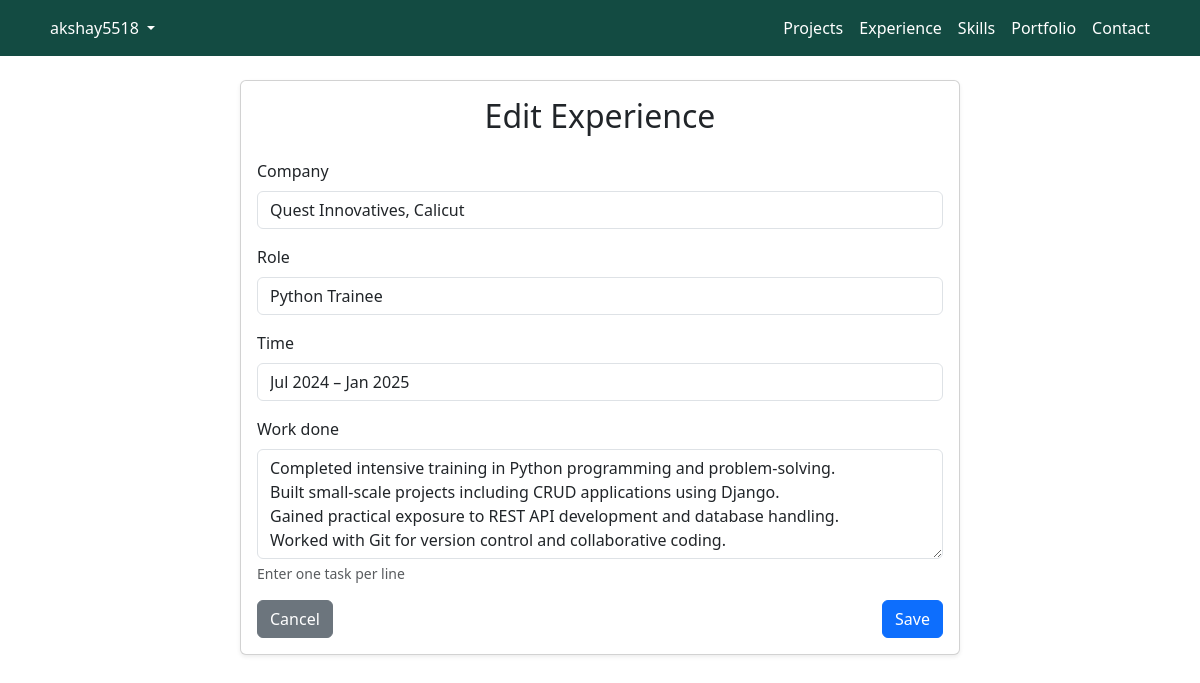
Screenshot of /experience/2/edit/ (signed in) with the database file from the repository.
### Portfolio_App/models.py (models this page shows, shortened)
class Experience(models.Model):
    company = models.CharField(max_length=200)
    role = models.CharField(max_length=200)
    time = models.CharField(max_length=100)
    work_done = models.JSONField()

### Portfolio_Admin_App/views.py (the view)
# urls.py: path('experience/<int:pk>/edit/', experience_edit, name='experience_edit'),
@login_required(login_url='login')
def experience_edit(request, pk):
    exp = get_object_or_404(Experience, pk=pk)
    if request.method == 'POST':
        form = ExperienceForm(request.POST, instance=exp)
        if form.is_valid():
            form.save()
            return redirect('experience')
    else:
        form = ExperienceForm(instance=exp)
    return render(request, 'experience_form.html', {'form': form, 'title': 'Edit Experience'})

### Portfolio_Admin_App/forms.py (shortened to what this page needs)
class ExperienceForm(forms.ModelForm):
    work_done = forms.CharField(
        widget=forms.Textarea(attrs={"class": "form-control", "rows": 4}),
        help_text="Enter one task per line"
    )
    class Meta:
        model = Experience
        fields = ['company', 'role', 'time', 'work_done']
    def __init__(self, *args, **kwargs):
        super().__init__(*args, **kwargs)
        for field_name, field in self.fields.items():
            if field_name != 'work_done':  # work_done already styled above
                field.widget.attrs['class'] = 'form-control'
        if self.instance and isinstance(self.instance.work_done, list):
            self.initial['work_done'] = "\n".join(self.instance.work_done)

### Portfolio_Admin_App/templates/experience_form.html (shortened to what this page needs)
{% extends "base.html" %}
{% block content %}
<div class="container">
    <div class="row justify-content-center">
        <div class="col-md-8">
            <div class="card shadow-sm">
                <div class="card-body">
                    <h2 class="mb-4 text-center">{{ title }}</h2>
                    <form method="post">
                        {% for field in form %}
                            <div class="mb-3">
                                <label class="form-label">{{ field.label }}</label>
                                {{ field }}
                                {% if field.help_text %}
                                    <div class="form-text">{{ field.help_text }}</div>
                                {% endif %}
                            </div>
                        {% endfor %}
                        <div class="d-flex justify-content-between">
                            <a href="{% url 'experience' %}" class="btn btn-secondary">Cancel</a>
                            <button type="submit" class="btn btn-primary">Save</button>
                        </div>
                    </form>
                </div>
            </div>
        </div>
    </div>
</div>
{% endblock %}

### Portfolio_Admin_App/templates/base.html (shortened to what this page needs)
{% load static %}
<!DOCTYPE html>
<html lang="en">
<head>
    <link rel="stylesheet" href="https://cdn.jsdelivr.net/npm/bootstrap@5.3.2/dist/css/bootstrap.min.css">
    <link rel="stylesheet" href="{% static 'css/dashboard.css' %}">
    <link rel="stylesheet" href="{% static 'css/experience.css' %}">
</head>
<body>
    <nav class="navbar navbar-expand-lg" style="background-color: #134b42;">
        <div class="container">
            <div class="collapse navbar-collapse" id="navbarContent">
                {% if request.user.is_authenticated %}
                <ul class="navbar-nav me-auto mb-2 mb-lg-0 d-none d-lg-flex">
                    <li class="nav-item dropdown">
                        <a class="nav-link dropdown-toggle text-white" href="#" id="userDropdown" role="button"
                            data-bs-toggle="dropdown" aria-expanded="false">
                            {{ request.user.username }}
                        </a>
                    </li>
                </ul>
                <ul class="navbar-nav ms-auto mb-2 mb-lg-0">
                    <li class="nav-item d-none d-lg-block"><a class="nav-link text-white" href="{% url 'projects' %}">Projects</a></li>
                    <li class="nav-item d-none d-lg-block"><a class="nav-link text-white" href="{% url 'experience' %}">Experience</a></li>
                    <li class="nav-item d-none d-lg-block"><a class="nav-link text-white" href="{% url 'skills' %}">Skills</a></li>
                    <li class="nav-item d-none d-lg-block"><a class="nav-link text-white" href="{% url 'portfolio' %}">Portfolio</a></li>
                    <li class="nav-item d-none d-lg-block"><a class="nav-link text-white" href="{% url 'contact' %}">Contact</a>
                    </li>
                </ul>
                {% else %}
                <ul class="navbar-nav">
                    <li class="d-flex justify-content-start align-items-start text-white">AdminLogin</li>
                </ul>
                {% endif %}
            </div>
        </div>
    </nav>
    <div class="container mt-4">
        {% block content %}
        {% endblock %}
    </div>
</body>
</html>

### rows the page displays
Experience: form "Quest Innovatives, Calicut" "Python Trainee" "Jul 2024 – Jan 2025" "Completed intensive training in Python programming and problem-solving. Built small-scale projects including CRUD applications using Django. Gained practical exposure to REST API development and database handling. Worked with Git for version control and collaborative coding."

### other values shown
{{ request.user.username }} "akshay5518"
{{ title }} "Edit Experience"
{{ field.label }} "Company" "Role" "Time" "Work done"
{{ field.help_text }} "Enter one task per line"
